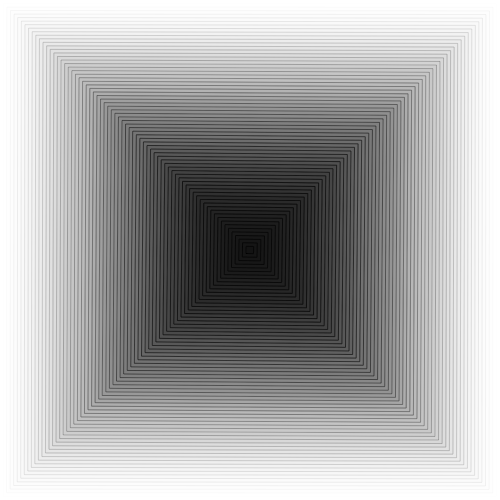
Frame 1 (no input)
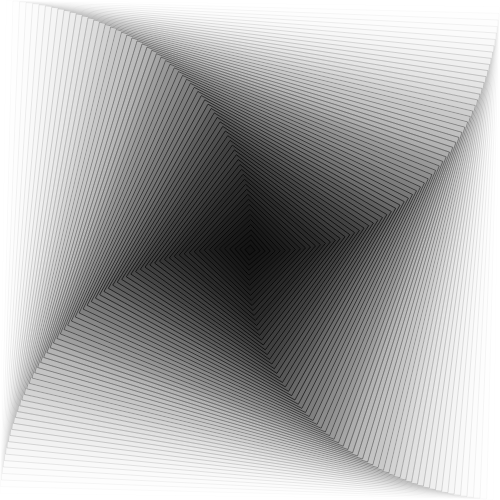
Frame 60 (no input)
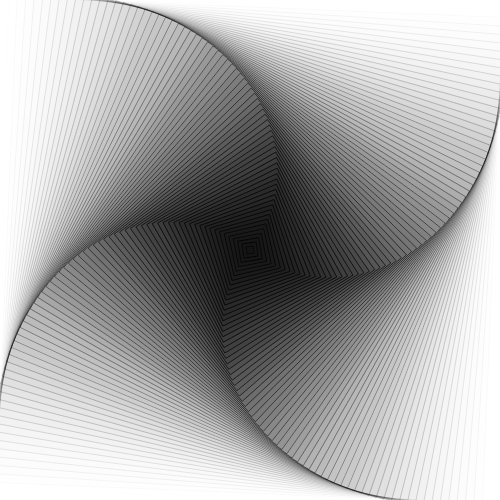
Frame 120 (the mouse pressed at the canvas centre since frame 60)

The p5.js sketch that drew these frames (run headless with seeded random() and noise() and a simulated clock; from frame 60 on, the mouse is pressed at the canvas centre):

// p5.js sketch
// ── sketch.js
function setup() {
  createCanvas(500, 500);
  rectMode(CENTER);
  smooth();
}

function draw() {
  background(255);
  strokeWeight(0.2);
  noFill();
  var numRect = 70;
  var rotAmount = 0.5;

  for (var i = 0; i < numRect; i++) {
    var inverseI = (numRect-i)/numRect;

    push();
    translate(width/2, height/2);
    var anim = Math.sin(frameCount*0.01);
    rotate( anim * ( PI*rotAmount ) * inverseI );
    strokeWeight(inverseI);
    fill(0, inverseI*20);
    var size = width/numRect * i;
    rect(0, 0, size, size);
    pop();
  }

}
